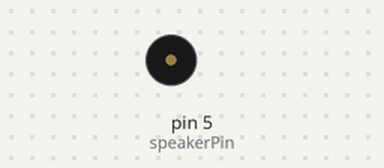
Recording of a sketch running on a simulated Arduino Uno, built with avr-gcc and run on an emulated ATmega328P. Shown: buzzer (waves = sounding).

Above: at 0.6 s.
At 10.9 s:
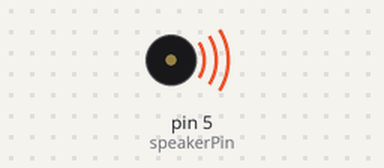
Timing chart, 0 to 17.8 s (numbered marks = the images above):
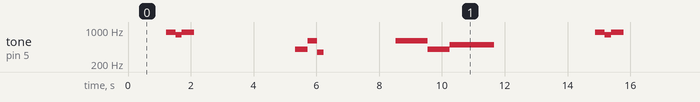

Measured:
- by itself, tone on pin 5 (speakerPin): repeats every 13.7 s: 800 Hz 0.20 s, 900 Hz 0.40 s, silent 3.2 s, 400 Hz 0.40 s, 600 Hz 0.30 s, 350 Hz 0.20 s, silent 2.3 s, 600 Hz 1.0 s, 400 Hz 0.71 s, 500 Hz 1.4 s, silent 3.2 s, 900 Hz 0.30 s

The sketch:

speaker.ino
```cpp
int speakerPin = 5;      // connect Red LED to pin 8 (PWM pin)

void setup(void) {
  Serial.begin(9600);   // We'll send debugging information via the Serial monitor
}

void loop(void) {

  // we'll need to change the range from the analog reading (0-1023) down to the range
  // used by analogWrite (0-255) with map!
  // LED gets brighter the harder you press
//  speak(700,500);
//  speak(800,500);
//  speak(900,500);
//  speak(1000,500);
//  speak(1100,500);
//  speak(1200,500);

  happyVoice1();
  delay(2000);
  happyVoice2();
  delay(2000);
  flusteredVoice();
  delay(2000);
}

// speaks at a certain tone, and then delays at a specified time in seconds
void speak(int freq, int time) {
  tone(speakerPin, freq);
  delay(time);
}
// generates a short range of frequencies going up from the 2nd one, at a rate of 10 ms per frequency
void range(int freq1, int freq2, int gap) {
  int currentfreq = freq1;

  if (freq1 > freq2) {
    for (currentfreq = freq1; currentfreq >= freq2; currentfreq--) {
      speak(currentfreq,gap);
    }
  } else if (freq1 < freq2) {
    for (currentfreq = freq1; currentfreq <= freq2; currentfreq++) {
      speak(currentfreq,gap);
    }
  }
}
void flusteredVoice() {
  range(500,600,3);
  range(600,400,5);
  range(400,500,7);
  range(500,300,5);
  range(300,500,2);
  tone(speakerPin, 0);
}
void happyVoice1() {
  range(500,700,3);
  range(600,800,3);
  speak(900,300);
  speak(800,200);
  speak(900,400);
  tone(speakerPin, 0);
}
void happyVoice2() {
  range(600,800,3);
  range(700,900,3);
  speak(400,400);
  speak(600,300);
  speak(350,200);
  tone(speakerPin, 0);
}
```
